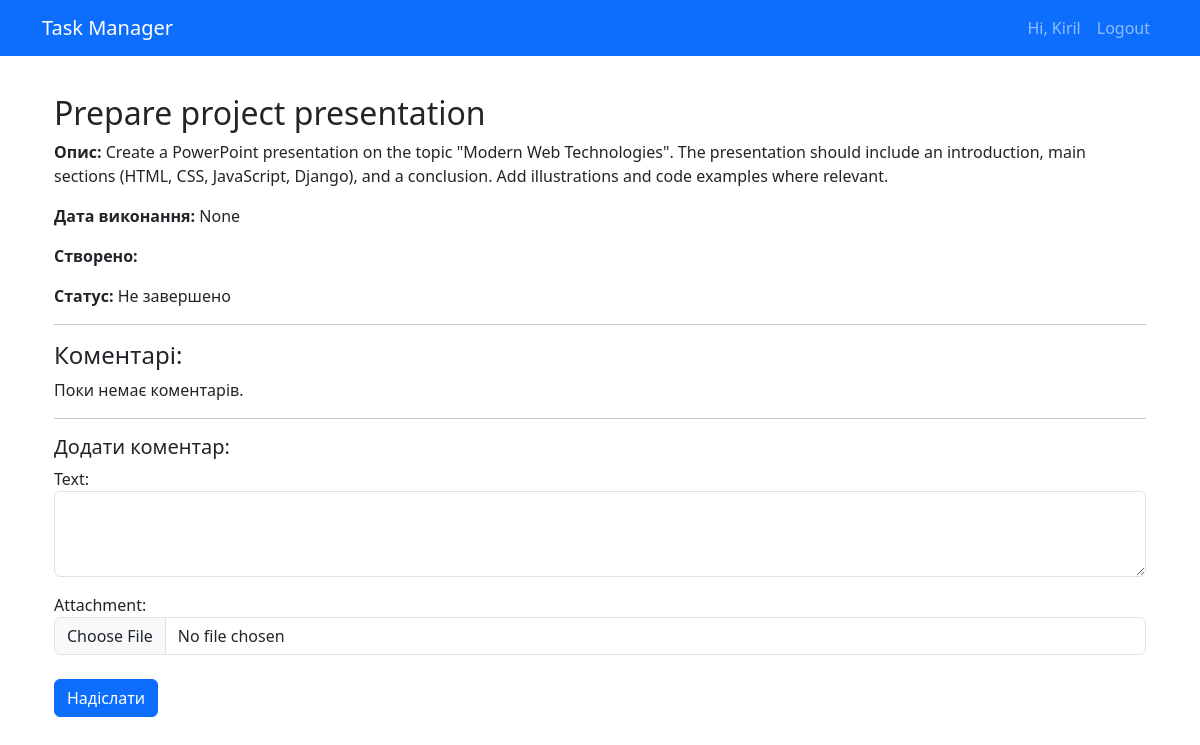
The app's page /task/1/ (signed in), older data.
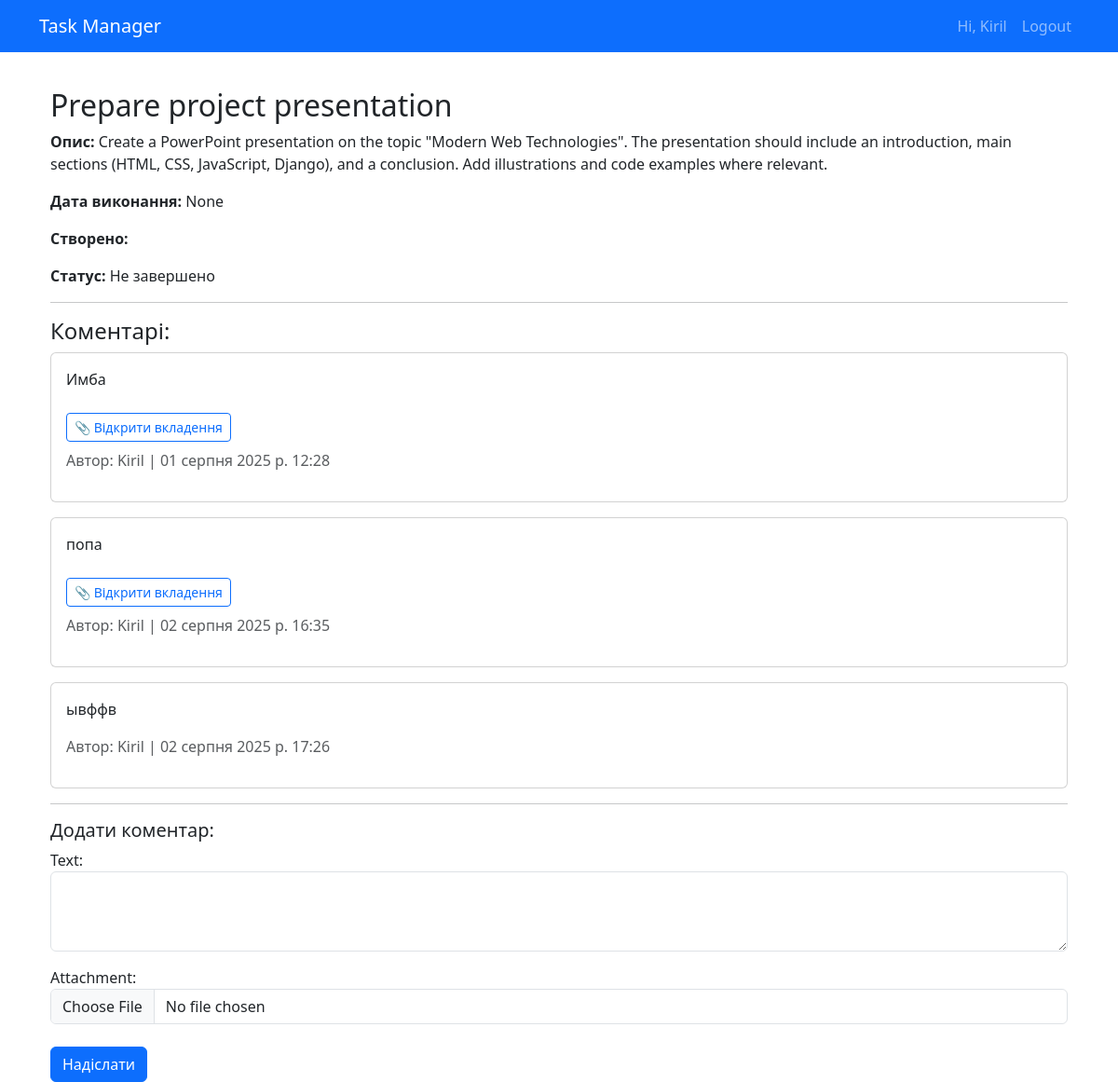
The same page, newer data.
### tasks/models.py (models this page shows, shortened)
class Task(models.Model):
    title = models.CharField(max_length=255)
    description = models.TextField(blank=True)
    due_date = models.DateField(null=True, blank=True)
    completed = models.BooleanField(default=False)
    created_at = models.DateTimeField(auto_now_add=True)
    user = models.ForeignKey(User, on_delete=models.CASCADE)

class Comment(models.Model):
    task = models.ForeignKey('Task', on_delete=models.CASCADE, related_name='comments')
    author = models.ForeignKey(User, on_delete=models.CASCADE)
    text = models.TextField()
    created_at = models.DateTimeField(auto_now_add=True)
    attachment = models.FileField(upload_to='attachments/', blank=True, null=True)

### tasks/views.py (the view, shortened to what this page needs)
# urls.py: path('task/<int:pk>/', TaskDetailView.as_view(), name='task-detail'),
class TaskDetailView(LoginRequiredMixin, DetailView):
    model = Task
    template_name = 'tasks/task_detail.html'
    context_object_name = 'task'
    def get_context_data(self, **kwargs):
        context = super().get_context_data(**kwargs)
        task = self.get_object()
        context['comments'] = Comment.objects.filter(task=task)
        context['comment_form'] = CommentForm()
        return context

### tasks/forms.py
class CommentForm(forms.ModelForm):
    class Meta:
        model = Comment
        fields = ['text', 'attachment']
        widgets = {
            'text': forms.Textarea(attrs={'class': 'form-control', 'rows': 3}),
            'attachment': forms.ClearableFileInput(attrs={'class': 'form-control'}),
        }

### tasks/templates/tasks/task_detail.html (shortened to what this page needs)
{% extends 'base.html' %}
{% block content %}
<div class="container mt-4">
    <h2>{{ task.title }}</h2>
    <p><strong>Опис:</strong> {{ task.description }}</p>
    <p><strong>Дата виконання:</strong> {{ task.due_date }}</p>
    <p><strong>Створено:</strong> {{ task.created }}</p>
    <p><strong>Статус:</strong> {{ task.is_completed|yesno:"Завершено,Не завершено" }}</p>
    <hr>
    <h4>Коментарі:</h4>
    {% if comments %}
        {% for comment in comments %}
            <div class="card mb-3">
                <div class="card-body">
                    <p>{{ comment.text }}</p>
                    {% if comment.attachment %}
                        {% with comment.attachment.url|lower as url %}
                            <a href="{{ comment.attachment.url }}" target="_blank" class="btn btn-sm btn-outline-primary mt-2">
                                📎 Відкрити вкладення
                            </a>
                        {% endwith %}
                    {% endif %}
                    <p class="text-muted mt-2">
                        Автор: {{ comment.author }} | {{ comment.created_at|date:"d E Y р. H:i" }}
                    </p>
                </div>
            </div>
        {% endfor %}
    {% else %}
        <p>Поки немає коментарів.</p>
    {% endif %}
    <hr>
    <h5>Додати коментар:</h5>
    <form method="post" enctype="multipart/form-data">
        {{ comment_form.as_p }}
        <button type="submit" class="btn btn-primary mt-2">Надіслати</button>
    </form>
</div>
{% endblock %}

### templates/base.html (shortened to what this page needs)
<!DOCTYPE html>
<html lang="en">
<head>
    <link href="https://cdn.jsdelivr.net/npm/bootstrap@5.3.0/dist/css/bootstrap.min.css" rel="stylesheet">
</head>
<body>
<nav class="navbar navbar-expand-lg navbar-dark bg-primary fixed-top">
  <div class="container">
    <a class="navbar-brand" href="{% url 'task-list' %}">Task Manager</a>
    <div class="collapse navbar-collapse">
      <ul class="navbar-nav ms-auto">
        {% if user.is_authenticated %}
          <li class="nav-item"><a class="nav-link" href="#">Hi, {{ user.username }}</a></li>
          <li class="nav-item"><a class="nav-link" href="{% url 'logout' %}">Logout</a></li>
        {% else %}
          <li class="nav-item"><a class="nav-link" href="{% url 'login' %}">Login</a></li>
        {% endif %}
      </ul>
    </div>
  </div>
</nav>
<div class="container">
  {% block content %}
  {% endblock %}
</div>
</body>
</html>

### templates/base.html (style rules this page uses)
body { padding-top: 70px; }

Row changes from the older to the newer data that the page shows:
added Comment: text "Имба", author "Kiril", created_at "01 серпня 2025 р. 12:28"
added Comment: text "попа", author "Kiril", created_at "02 серпня 2025 р. 16:35"
added Comment: text "ывффв", author "Kiril", created_at "02 серпня 2025 р. 17:26"
Text that changed along with them:
text no longer shown: "Поки немає коментарів."
